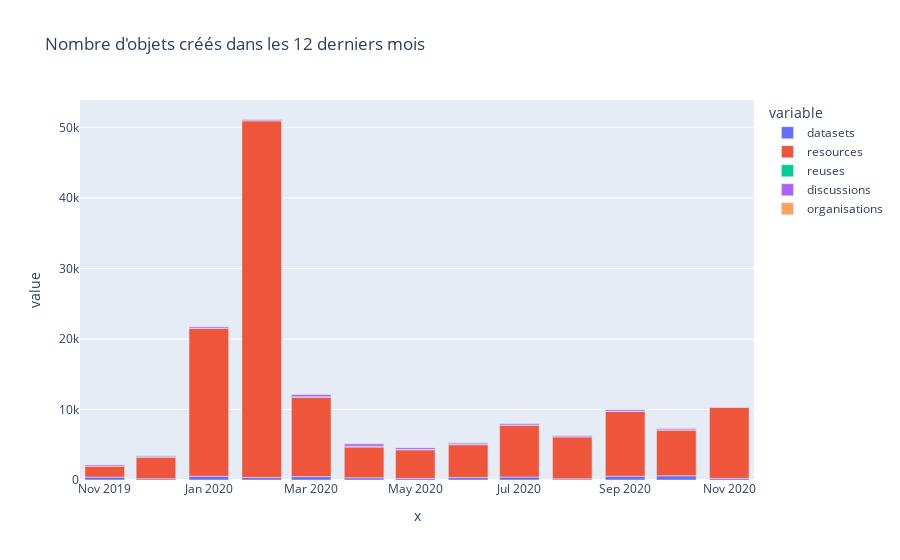

Notebook cell for this chart:
### Code cell
fig = px.bar(df_month, x=df_month.index.strftime("%Y-%m"), y=[d['id'] for d in data], title='Nombre d\'objets créés dans les 12 derniers mois')
fig.show()

### Figure 1 — Plotly figure (JSON) as saved in the notebook; plotly's stock layout.template omitted (floating-point values rounded to 4 significant figures)
{"data": [{"alignmentgroup": "True", "hovertemplate": "variable=datasets<br>x=%{x}<br>value=%{y}<extra></extra>", "legendgroup": "datasets", "marker": {"color": "#636efa"}, "name": "datasets", "offsetgroup": "datasets", "orientation": "v", "showlegend": true, "textposition": "auto", "type": "bar", "x": ["2019-11", "2019-12", "2020-01", "2020-02", "2020-03", "2020-04", "2020-05", "2020-06", "2020-07", "2020-08", "2020-09", "2020-10", "2020-11"], "xaxis": "x", "y": [414, 189, 538, 369, 481, 313, 236, 343, 422, 168, 542, 595, 239], "yaxis": "y"}, {"alignmentgroup": "True", "hovertemplate": "variable=resources<br>x=%{x}<br>value=%{y}<extra></extra>", "legendgroup": "resources", "marker": {"color": "#EF553B"}, "name": "resources", "offsetgroup": "resources", "orientation": "v", "showlegend": true, "textposition": "auto", "type": "bar", "x": ["2019-11", "2019-12", "2020-01", "2020-02", "2020-03", "2020-04", "2020-05", "2020-06", "2020-07", "2020-08", "2020-09", "2020-10", "2020-11"], "xaxis": "x", "y": [1563, 3052, 20938, 50577, 11260, 4361, 4041, 4659, 7355, 5951, 9183, 6478, 10048], "yaxis": "y"}, {"alignmentgroup": "True", "hovertemplate": "variable=reuses<br>x=%{x}<br>value=%{y}<extra></extra>", "legendgroup": "reuses", "marker": {"color": "#00cc96"}, "name": "reuses", "offsetgroup": "reuses", "orientation": "v", "showlegend": true, "textposition": "auto", "type": "bar", "x": ["2019-11", "2019-12", "2020-01", "2020-02", "2020-03", "2020-04", "2020-05", "2020-06", "2020-07", "2020-08", "2020-09", "2020-10", "2020-11"], "xaxis": "x", "y": [22, 60, 24, 17, 70, 108, 73, 35, 40, 27, 34, 48, 22], "yaxis": "y"}, {"alignmentgroup": "True", "hovertemplate": "variable=discussions<br>x=%{x}<br>value=%{y}<extra></extra>", "legendgroup": "discussions", "marker": {"color": "#ab63fa"}, "name": "discussions", "offsetgroup": "discussions", "orientation": "v", "showlegend": true, "textposition": "auto", "type": "bar", "x": ["2019-11", "2019-12", "2020-01", "2020-02", "2020-03", "2020-04", "2020-05", "2020-06", "2020-07", "2020-08", "2020-09", "2020-10", "2020-11"], "xaxis": "x", "y": [175, 147, 229, 189, 332, 363, 254, 224, 227, 190, 233, 228, 105], "yaxis": "y"}, {"alignmentgroup": "True", "hovertemplate": "variable=organisations<br>x=%{x}<br>value=%{y}<extra></extra>", "legendgroup": "organisations", "marker": {"color": "#FFA15A"}, "name": "organisations", "offsetgroup": "organisations", "orientation": "v", "showlegend": true, "textposition": "auto", "type": "bar", "x": ["2019-11", "2019-12", "2020-01", "2020-02", "2020-03", "2020-04", "2020-05", "2020-06", "2020-07", "2020-08", "2020-09", "2020-10", "2020-11"], "xaxis": "x", "y": [31, 34, 40, 43, 46, 49, 22, 23, 20, 14, 27, 27, 15], "yaxis": "y"}], "layout": {"barmode": "relative", "legend": {"title": {"text": "variable"}, "tracegroupgap": 0}, "title": {"text": "Nombre d'objets créés dans les 12 derniers mois"}, "xaxis": {"anchor": "y", "domain": [0, 1], "title": {"text": "x"}}, "yaxis": {"anchor": "x", "domain": [0, 1], "title": {"text": "value"}}}}
